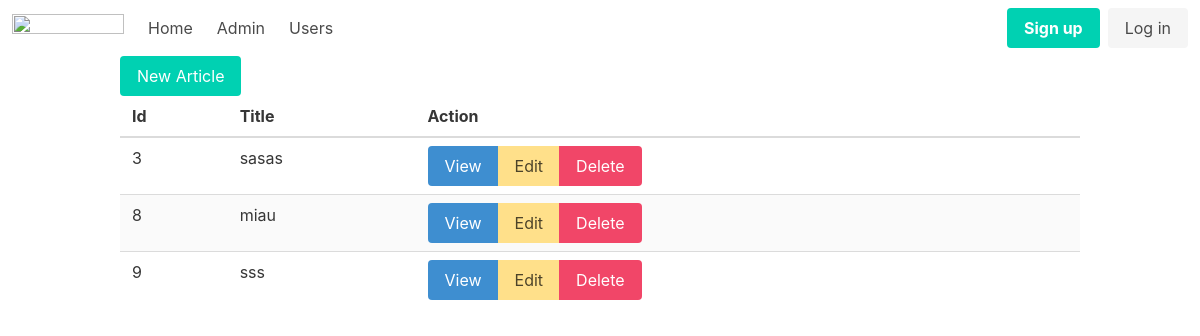
The page /admin/articles on the database its author committed.
### tables this page shows
CREATE TABLE "articles"
(
    id    integer
        primary key autoincrement,
    title text,
    body  text not null
);

### helpers.php (called while the page is built, shortened)
<?php
function view($viewName , $vars = []){
    extract($vars);
    include __DIR__ . "/views/$viewName.php";
}

### src/Controllers/ArticlesController.php (called while the page is built, shortened)
<?php
class ArticlesController {
    public function index(){
        $articles = Article::all();
        view('articles/index', compact('articles'));
    }
}

### src/DB.php (called while the page is built, shortened)
<?php
class DB {
    private $conn;
    public function __construct()
    {
        try {
            $this->conn = new PDO("sqlite:db.sqlite");
            $this->conn->setAttribute(PDO::ATTR_ERRMODE, PDO::ERRMODE_EXCEPTION);
          } catch(PDOException $e) {
            echo "Connection failed: " . $e->getMessage();
          }
    }
    public function all($table, $class){
      $stmt = $this->conn->prepare("SELECT  * FROM $table");
      $stmt->execute();
$stmt->setFetchMode(PDO::FETCH_CLASS, $class);
return $stmt->fetchAll();
    }
}

### src/Models/Model.php (called while the page is built, shortened)
<?php
class Model {
public static $table;
public static function all(){
    $db = new DB();
    return $db->all(static::$table, static::class);
}
    }

### views/articles/index.php (the view)
<?php include __DIR__ . '/../partials/header.php'; ?>
<div class="container">
    <a href="/admin/articles/new" class="button is-primary">New Article</a>
    <table class="table is-striped is-fullwidth">
        <thead>
            <th>Id</th>
            <th>Title</th>
            <th>Action</th>
        </thead>
        <tbody>
            <?php foreach ($articles as $article) : ?>
                <tr>
                    <td><?= $article->id ?></td>
                    <td><?= $article->title ?></td>
                    <td>
                        <div class="buttons has-addons">
                            <a class="button is-info" href="/admin/articles/view?id=<?=$article->id?>">View</a>
                            <a class="button is-warning" href="/admin/articles/edit?id=<?=$article->id?>">Edit</a>
                            <a class="button is-danger"href="/admin/articles/delete?id=<?=$article->id?>">Delete</a>
                        </div>
                    </td>
                </tr>
            <?php endforeach; ?>
        </tbody>
    </table>
</div>
<?php include __DIR__ . '/../partials/footer.php'; ?>

### rows shown on the page
articles: id "3", title "sasas"
articles: id "8", title "miau"
articles: id "9", title "sss"
